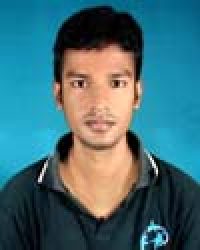
%> input picture CSE_LAB_4TH/401/401_LAB/2.Zoom_In_Zoom_Out/past/ranahamid.jpg, 100 x 125 px (shown 2 times larger)
$ octave zoom_out_block.m   (GNU Octave 9; MATLAB toolbox functions it lacks are replaced by stand-ins)
%> lines starting %> are read from the running program, lines starting %| are printed output that depends on the picture; in (x1, y1, x2, y2) boxes, pixels count from 0 and x2, y2 are one past the last pixel; in counts of white or black regions, pixels touching at a corner belong together; the program's own positions count from 1
%zoom out by block

clear all;
close all;

aa=imread('ranahamid.jpg');
%> aa is the input picture: size 125x100x3 uint8; mean R, G, B 66.1, 108.2, 116.2
a=im2bw(aa);
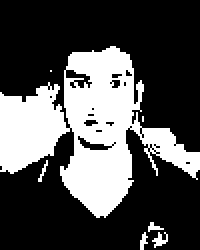
%> a: size 125x100 logical (shown 2 times larger); 31.4% white; 7 white regions (4 under 20 px), largest, box (x1, y1, x2, y2) and area: (0, 23, 100, 109) 3833, (76, 116, 84, 124) 31, (70, 116, 74, 125) 21
c=size(a);
%> c = [125 100]

k=1;%height of new image
l=1;%width of new image


[height,width,color]=size(a);
%> height = 125; width = 100; color = 1


sum=0;

for m =1:2:c(1)	%increase by 2
    for n =1:2:c(2)%increase by 2
         sum=sum+a(m,n);
         sum=sum+a(m,n+1);
         sum=sum+a(m+1,n);
         sum=sum+a(m+1,n+1);

         if(sum>2)
				b(k,l)=1;
         end
         sum=0;

         n=n+2;

         l=l+1;

         if(n>=width)
             break;
         end
    end

    k=k+1;
    l=1;

    n=1;
    m=m+2;

    if(m>=height)
        break;
    end
end
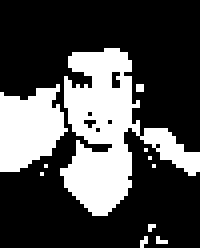
%> b: size 62x50 double (shown 4 times larger); values 0 (black) and 1 (white), 29.9% white; 11 white regions (9 under 20 px), largest, box (x1, y1, x2, y2) and area: (15, 12, 50, 54) 645, (0, 21, 17, 43) 263
%> after the loop, k = 63

figure()
imshow(a)
figure()
imshow(b)
imwrite(b,'b.jpg');

$ run again, with CSE_LAB_4TH/401/401_LAB/2.Zoom_In_Zoom_Out/past/bt.JPG copied over CSE_LAB_4TH/401/401_LAB/2.Zoom_In_Zoom_Out/past/ranahamid.jpg
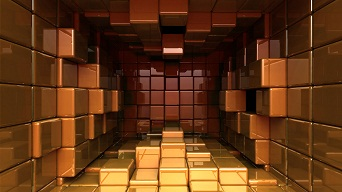
%> input picture CSE_LAB_4TH/401/401_LAB/2.Zoom_In_Zoom_Out/past/bt.JPG, 342 x 192 px
%> aa is the input picture: size 192x342x3 uint8; mean R, G, B 97.5, 54.4, 22.1
%> `a=im2bw(aa);`:
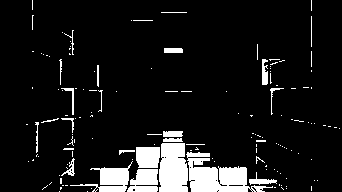
%> a: size 192x342 logical; 9.6% white; 145 white regions (118 under 20 px), largest, box (x1, y1, x2, y2) and area: (186, 152, 273, 192) 1682, (159, 143, 188, 192) 1280, (70, 161, 133, 192) 736
%> after the loop `for m =1:2:c(1)`:
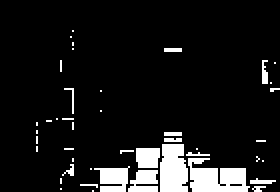
%> b: size 96x140 double (shown 2 times larger); values 0 (black) and 1 (white), 9.6% white; 44 white regions (37 under 20 px), largest, box (x1, y1, x2, y2) and area: (94, 79, 125, 96) 347, (80, 72, 94, 96) 298, (47, 83, 65, 96) 157
%> after the loop `for m =1:2:c(1)`: k = 97
